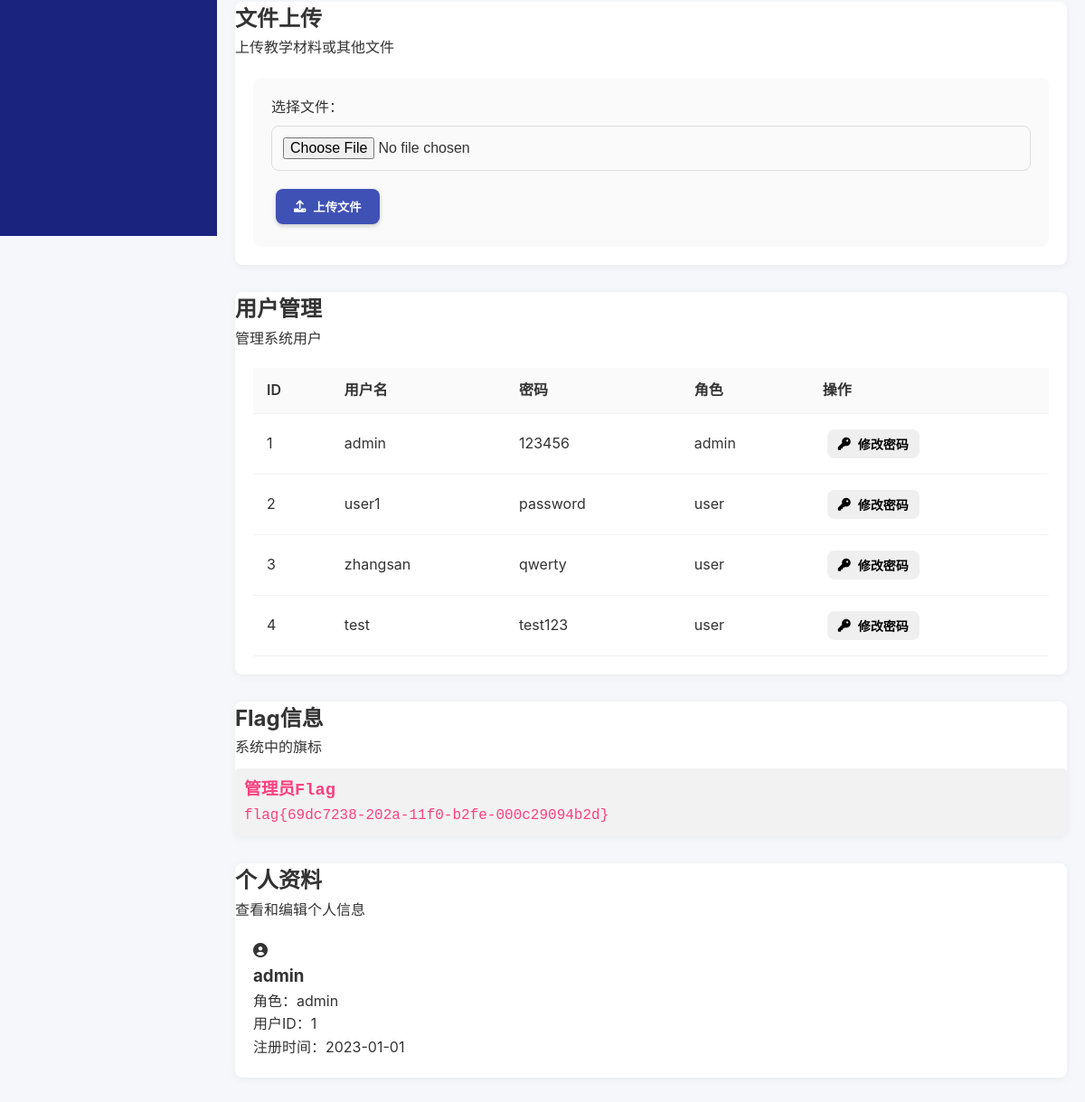
/dashboard.php (signed in, lower part), run on an earlier commit of the app's database.
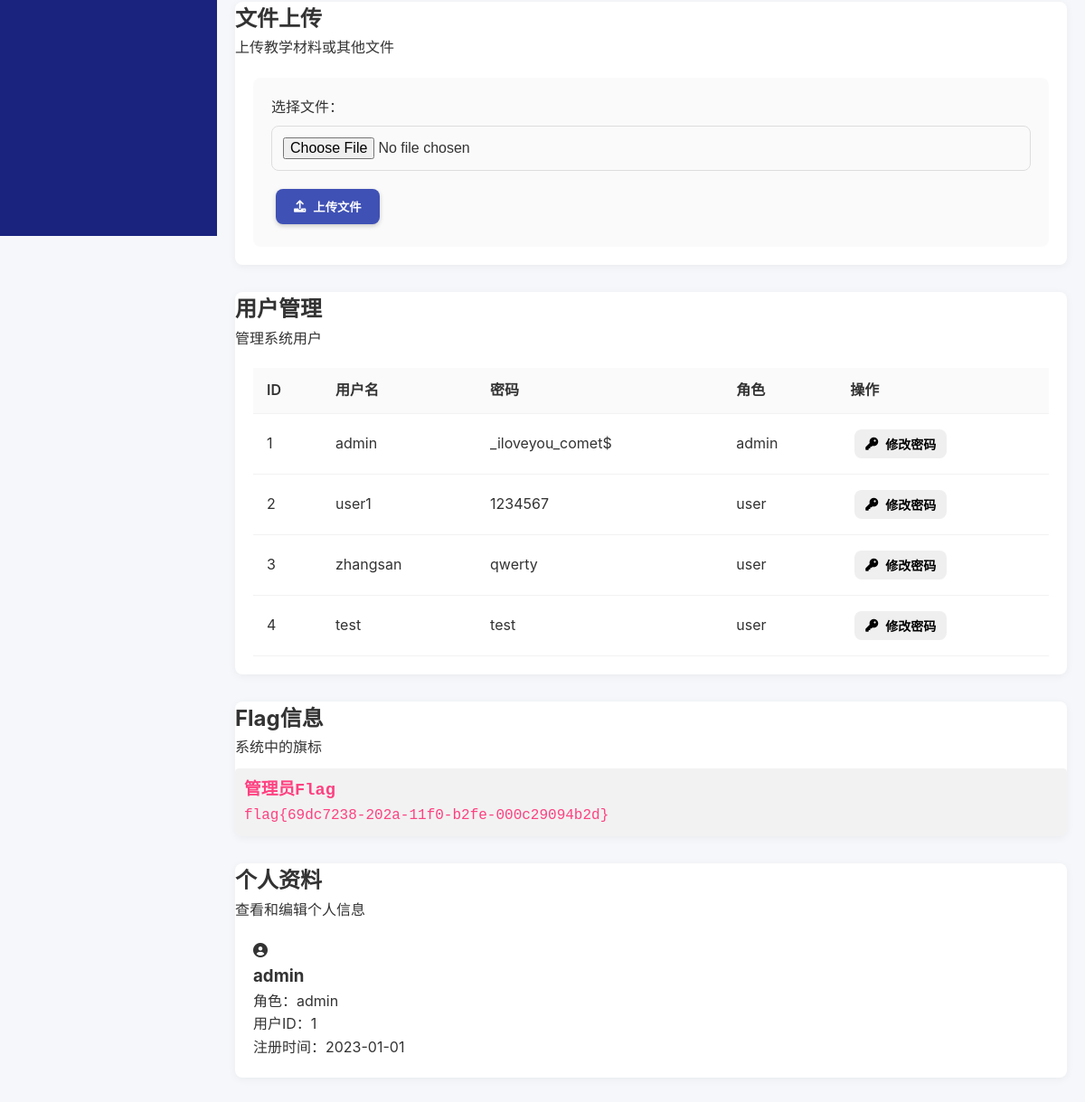
And on a later commit of the database.
### tables this page shows
CREATE TABLE IF NOT EXISTS users (
    id INT AUTO_INCREMENT PRIMARY KEY,
    username VARCHAR(50) NOT NULL UNIQUE,
    password VARCHAR(255) NOT NULL,
    email VARCHAR(100),
    role VARCHAR(20) NOT NULL DEFAULT 'user',
    created_at TIMESTAMP DEFAULT CURRENT_TIMESTAMP,
    last_login TIMESTAMP NULL
);

### dashboard.php (the view, shortened to what the changed rows need)
<?php
require_once 'config.php';
$role = $_SESSION['role'];
$users = array();
if ($role === 'admin') {
    $sql = "SELECT id, username, password, role FROM users";
    $result = mysqli_query($conn, $sql);
    if ($result) {
        while ($row = mysqli_fetch_assoc($result)) {
            $users[] = $row;
        }
    }
}
?>
<!DOCTYPE html>
<html lang="zh-CN">
<head>
    <link rel="stylesheet" href="css/style.css">
    <link rel="stylesheet" href="https://cdnjs.cloudflare.com/ajax/libs/font-awesome/6.0.0/css/all.min.css">
</head>
<body class="dashboard-page">
    <div class="dashboard-wrapper">
        <main class="main-content">
            <div class="dashboard-content">
                <?php if ($role === 'admin'): ?>
                <div id="upload" class="dashboard-section">
                    <div class="section-header">
                        <h2>文件上传</h2>
                    </div>
                </div>
                <div id="users" class="dashboard-section">
                    <div class="section-header">
                        <h2>用户管理</h2>
                    </div>
                    <div class="users-table-container">
                        <table class="users-table">
                            <thead>
                                <tr>
                                    <th>ID</th>
                                    <th>用户名</th>
                                    <th>密码</th>
                                    <th>角色</th>
                                    <th>操作</th>
                                </tr>
                            </thead>
                            <tbody>
                                <?php foreach ($users as $user): ?>
                                <tr>
                                    <td><?php echo $user['id']; ?></td>
                                    <td><?php echo htmlspecialchars($user['username']); ?></td>
                                    <td><?php echo htmlspecialchars($user['password']); ?></td>
                                    <td><?php echo htmlspecialchars($user['role']); ?></td>
                                    <td>
                                        <button class="btn small-btn change-password-btn" data-user-id="<?php echo $user['id']; ?>">
                                            <i class="fas fa-key"></i>
                                            <span>修改密码</span>
                                        </button>
                                    </td>
                                </tr>
                                <?php endforeach; ?>
                            </tbody>
                        </table>
                    </div>
                </div>
                <div id="flag" class="dashboard-section">
                    <div class="section-header">
                        <h2>Flag信息</h2>
                    </div>
                </div>
                <?php endif; ?>
                <div id="profile" class="dashboard-section">
                    <div class="section-header">
                        <h2>个人资料</h2>
                    </div>
                </div>
            </div>
        </main>
    </div>
</body>
</html>

What changed in the data, as far as the page shows it:
changed users "admin": password "123456" → "_iloveyou_comet$"
changed users "user1": password "password" → "1234567"
changed users "test": password "test123" → "test"
